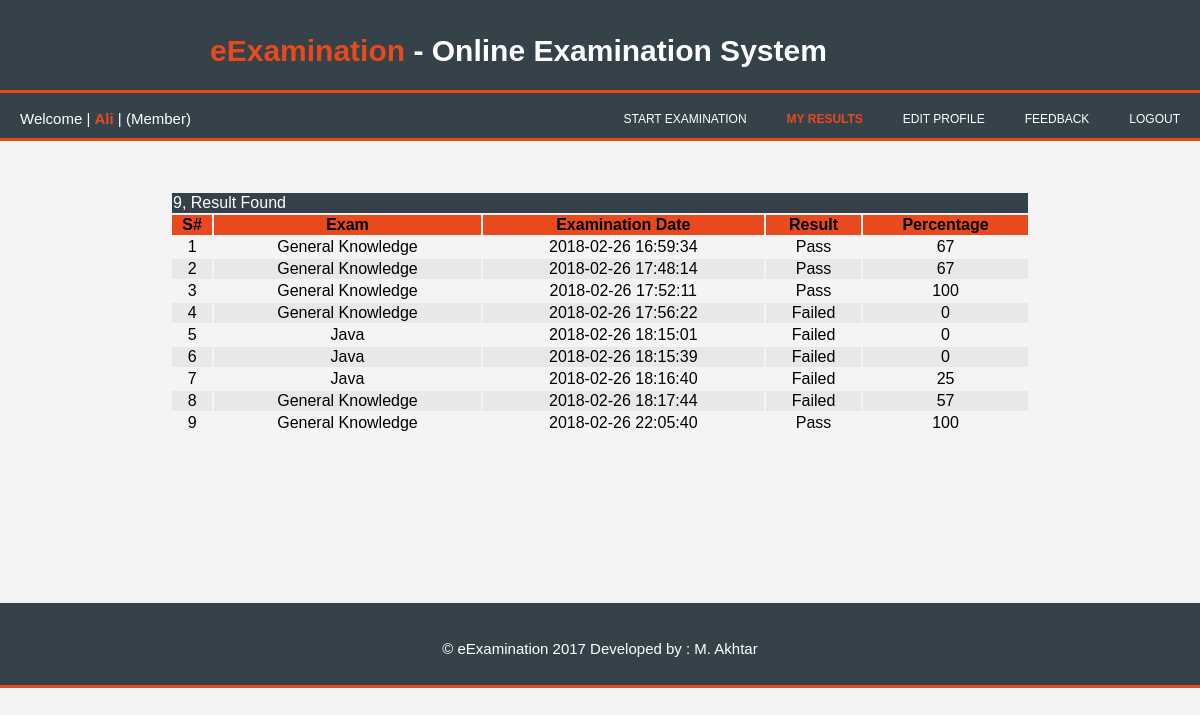
Screenshot of /User/result.php (signed in) with the database file from the repository.
### tables this page shows
CREATE TABLE `result` (
  `user_id` int(10) NOT NULL,
  `sub_id` int(10) NOT NULL,
  `result` varchar(200) NOT NULL,
  `exam_date` datetime DEFAULT CURRENT_TIMESTAMP,
  `res_perc` int(11) NOT NULL
);

CREATE TABLE `subject` (
  `sub_id` int(10) NOT NULL,
  `sub_name` varchar(256) NOT NULL,
  `sub_qst` int(10) NOT NULL,
  `sub_pass` int(10) NOT NULL,
  `sub_status` varchar(256) DEFAULT 'Inactive'
);

### User/result.php (the view, shortened to what this page needs)
<?php
	if(isset($_SESSION['u_uid']))
	{
		include '../inc/db.php';
		$user=$_SESSION['u_id'];
?>
<!DOCTYPE html>
<html lang="en">
<head>
	<link rel="stylesheet" type="text/css" href="../style/style1.css">
</head>
<body>
	<header id="heading">
		<div class="container">
			<h1><span class="current">eExamination</span> - Online Examination System</h1>
		</div>
	</header>
	<nav>
			<ul>
				<li>Welcome <span>| <span class="highlight"><?php  echo $_SESSION['u_first'] ?></span> | </span> (<span>Member</span>)</li>
				<a href="../inc/logout_inc.php"><li>Logout</li></a>
				<a href="feedback.php"><li>Feedback</li> </a>
				<a href="users.php"><li>Edit Profile</li></a>
				<a href="result.php"><li><span class="highlight">My Results</span></li> </a>
				<a href="examination.php"> <li>Start Examination </span></li> </a>
			</ul>
		</nav>
			<section>
			<table align="center" class="data-table">
				<tr bgcolor="#35424a">
					<td colspan="6" align="left"><span class="cur">  <?php
						$query="SELECT COUNT(*) FROM `result` where user_id=$user";
						$run=mysqli_query($conn, $query);
						$result=mysqli_fetch_assoc($run);
						echo $result['COUNT(*)'];
					 	?>, Result Found </span>
						</td>
				</tr>
				<tr id="col">
					<th >S#</th>
					<th >Exam</th>
					<th >Examination Date</th>
					<th >Result</th>
					<th>Percentage</th>
				</tr>
				<?php
						$i=0;
						$q="SELECT * FROM `users`,`result`,`subject` WHERE `users`.`user_id`=$user
						AND `users`.`user_id`=`result`.`user_id` AND `result`.`sub_id`=`subject`.`sub_id`";
						$r=mysqli_query($conn, $q);
						if(mysqli_num_rows($run)>0)
						{
						while($row=mysqli_fetch_assoc($r))
						{
							$subname=$row['sub_name'];
							$res1=$row['result'];
							$date=$row['exam_date'];
							$perc=$row['res_perc'];
							$i++;
					?>
				<tr>
						<td><?php echo  $i; ?></td>
						<td><?php echo  $subname; ?></td>
						<td><?php echo  $date; ?></td>
						<td><?php echo  $res1; ?></td>
						<td><?php echo $perc; ?></td>
				</tr>
				<?php } } ?>
			</table>
	</section>
		<br><br><br>
			<footer id="f">
		<p> &copy; eExamination 2017 Developed by : M. Akhtar</p>
	</footer>
</body>
</html>
<?php
	}
	else
	{
		include 'logout_inc.php';
		header("Location: ../index.php?msg=Login First");
	}
?>

### style/style1.css (style rules this page uses)
body { font : 15px/1.5em Arial, Helvetica, sans-serif; padding:0; margin:0; background-color:#f4f4f4; }
.container { width:65%; margin:auto; overflow:hidden; }
ul { margin:0; padding:0; }
header { background:#35424a; color:#ffffff; padding-top:20px; min-height:70px; border-bottom:#e8491d 3px solid; }
header .current { color: #e8491d; font-weight: bold; }
.cur { color:white; }
nav { background:#35424a; color: #ffffff; padding-top:15px; min-height:30px; border-bottom:#e8491d 3px solid; }
nav a { color: #ffffff; text-decoration: none; text-transform: uppercase; font-size: 12px; float:right; }
nav li { display: inline; padding:0 20px 0 20px; }
nav .highlight { color:#e8491d; font-weight: bold; }
.data-table { padding: 50px; width:80%; text-align: center; }
.data-table tr:nth-child(even) { background-color: #e8e8e8; }
section .data-table #col { background-color: #e8491d; }
a { text-decoration:none; }
footer { background:#35424a; color: #ffffff; padding-top:20px; min-height:62px; border-bottom:#e8491d 3px solid; text-align: center; margin-top:50px; }

### rows the page displays
result: sub.sub_name "General Knowledge", exam_date "2018-02-26 16:59:34", result "Pass", res_perc "67"
result: sub.sub_name "General Knowledge", exam_date "2018-02-26 17:48:14", result "Pass", res_perc "67"
result: sub.sub_name "General Knowledge", exam_date "2018-02-26 17:52:11", result "Pass", res_perc "100"
result: sub.sub_name "General Knowledge", exam_date "2018-02-26 17:56:22", result "Failed", res_perc "0"
result: sub.sub_name "Java", exam_date "2018-02-26 18:15:01", result "Failed", res_perc "0"
result: sub.sub_name "Java", exam_date "2018-02-26 18:15:39", result "Failed", res_perc "0"
result: sub.sub_name "Java", exam_date "2018-02-26 18:16:40", result "Failed", res_perc "25"
result: sub.sub_name "General Knowledge", exam_date "2018-02-26 18:17:44", result "Failed", res_perc "57"
result: sub.sub_name "General Knowledge", exam_date "2018-02-26 22:05:40", result "Pass", res_perc "100"

### other values shown
$_SESSION['u_first'] "Ali"
$result['COUNT(*)'] "9"
